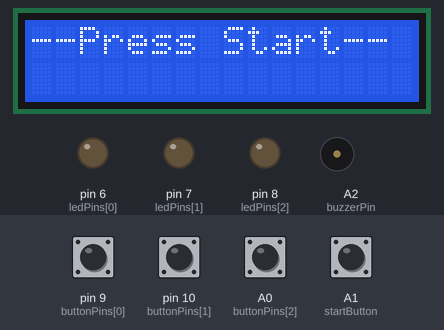
Recording of a sketch running on a simulated Arduino Uno, built with avr-gcc and run on an emulated ATmega328P. Shown: 16×2 character LCD, output pins drawn as LEDs (lit = HIGH), buzzer (waves = sounding). Dashed ring = blinking. Inputs (shaded band) come from the test bench; at power-on: A0 (buttonPins[2]), A1 (startButton), pin 9 (buttonPins[0]), pin 10 (buttonPins[1]) LOW. Random numbers use the default seed unless the sketch sets one.

Above: at 1.2 s.
1.3 s: A1 (startButton) pulled HIGH for 0.15 s
At 3.1 s:
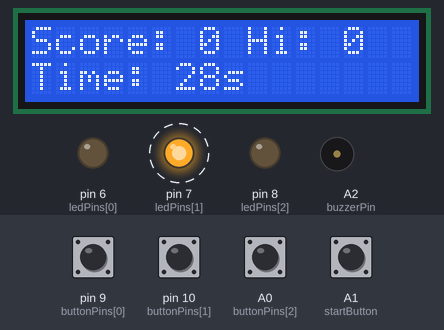
4.0 s: A0 (buttonPins[2]) pulled HIGH for 0.15 s
At 6.9 s:
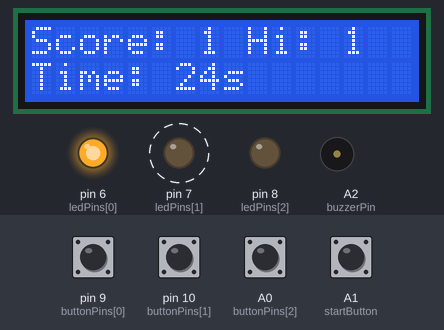
7.1 s: pin 10 (buttonPins[1]) pulled HIGH for 1 s
At 7.37 s:
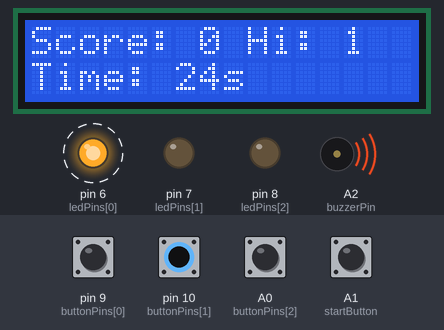
9.6 s: A0 (buttonPins[2]) pulled HIGH for 1 s
At 11.9 s:
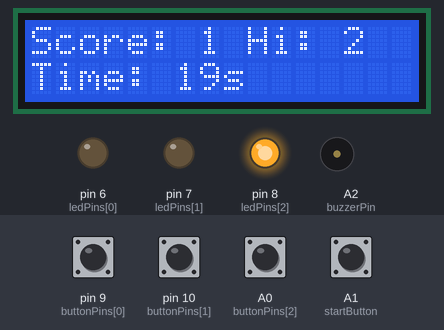
12.1 s: pin 9 (buttonPins[0]) pulled HIGH for 0.15 s
At 12.65 s:
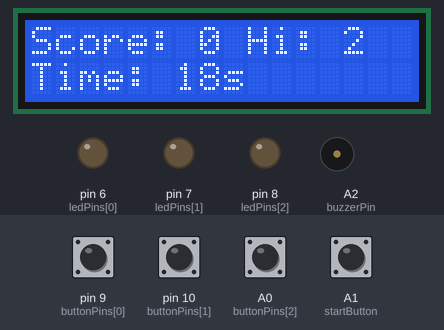
13.7 s: pin 9 (buttonPins[0]) pulled HIGH for 1 s
At 32.0 s:
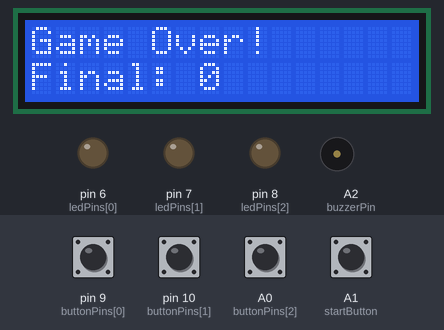
Timing chart, 0 to 33.5 s (numbered marks = the images above; inputs shaded):
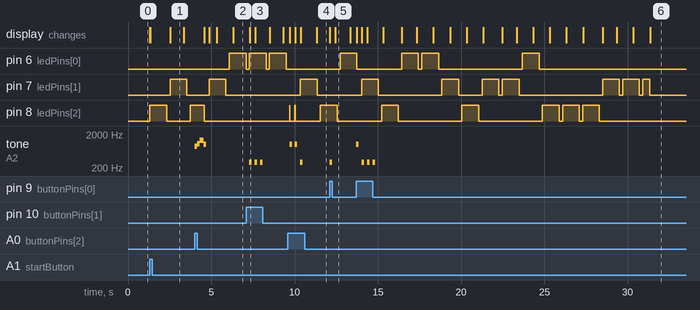

Measured:
- after the input at 1.3 s, pin 7 (ledPins[1]): LOW → HIGH after 1.2 s, → LOW 1.0 s later; pin 8 (ledPins[2]): LOW → HIGH at once, → LOW 1.0 s later, → HIGH 1.4 s later; the display: first changes at once (image 1 shows a later state)
- after the input at 4.0 s, tone on A2 (buzzerPin): plays 880 Hz for 0.15 s, 1046 Hz for 0.15 s, 1318 Hz for 0.25 s, 1000 Hz for 0.15 s, starting at once
- after the input at 7.1 s, tone on A2 (buzzerPin): alternates 300 Hz for 0.15 s and silent for 0.18 s, 6 changes in all, then stays silent, starting after 0.19 s
- after the input at 9.6 s, pin 7 (ledPins[1]): LOW → HIGH after 0.74 s, → LOW 1.0 s later; tone on A2 (buzzerPin): plays 1000 Hz for 0.15 s, 1000 Hz for 0.15 s, 300 Hz for 0.15 s, starting after 0.10 s
- after the input at 12.1 s, tone on A2 (buzzerPin): silent → 300 Hz at once, → silent 0.15 s later
- after the input at 13.7 s, tone on A2 (buzzerPin): silent → 1000 Hz at once, then repeats every 0.33 s: silent 0.18 s, 300 Hz 0.15 s, until it stays silent from 14.8 s
- what the display in image 1 shows lasts 0.8 s, from 2.5 s to 3.3 s

The sketch:

whacamole.ino
```cpp
#include <Wire.h>
#include <LiquidCrystal_I2C.h>

// I2C address
LiquidCrystal_I2C lcd(0x27, 16, 2);

// Pins
const int ledPins[] = {6, 7, 8};
const int buttonPins[] = {9, 10, A0};
const int buzzerPin = A2;
const int startButton = A1;

int activeIndex = -1;
int score = 0;
int highScore = 0;

bool gameActive = false;
unsigned long lightOnTime;
unsigned long reactionTime = 1000;
unsigned long gameStartTime;
unsigned long gameDuration = 30000; // 30 seconds
bool newHighScoreSet = false;

void setup() {
  lcd.init();
  lcd.backlight();
  lcd.setCursor(0, 0);
  lcd.print("--Press Start--");

  for (int i = 0; i < 3; i++) {
    pinMode(ledPins[i], OUTPUT);
    pinMode(buttonPins[i], INPUT);
  }

  pinMode(buzzerPin, OUTPUT);
  pinMode(startButton, INPUT);
  randomSeed(analogRead(A3));
}

void loop() {
  if (!gameActive) {
    if (digitalRead(startButton) == HIGH) {
      startGame();
    }
    return;
  }

  // Timer
  unsigned long elapsed = millis() - gameStartTime;
  unsigned long timeLeft = (gameDuration - elapsed) / 1000;
  lcd.setCursor(0, 1);
  lcd.print("Time: ");
  lcd.print(timeLeft);
  lcd.print("s   ");

  if (elapsed >= gameDuration) {
    endGame();
    return;
  }

  if (millis() - lightOnTime > reactionTime) {
    digitalWrite(ledPins[activeIndex], LOW);
    delay(200);
    pickNextMole();
  }

  for (int i = 0; i < 3; i++) {
    if (digitalRead(buttonPins[i]) == HIGH) {
      if (i == activeIndex && millis() - lightOnTime <= reactionTime) {
        score++;
      if (score > highScore) {
        highScore = score;
        if (!newHighScoreSet) {
          playHighScoreMelody();
          newHighScoreSet = true;
        }
      }
      beep(1);
      updateScoreDisplay();
      digitalWrite(ledPins[activeIndex], LOW);
      delay(300);
      updateDifficulty();
      pickNextMole();
      } else {
        if (score > 0) score--;
        beep(0); // wrong or late
        updateScoreDisplay();
        delay(300);
      }
    }
  }
}

void pickNextMole() {
  activeIndex = random(0, 3);
  digitalWrite(ledPins[activeIndex], HIGH);
  lightOnTime = millis();
}

void updateDifficulty() {
  if (score % 5 == 0 && reactionTime > 200) {
    reactionTime -= 100;
  }
}

void updateScoreDisplay() {
  lcd.setCursor(0, 0);
  lcd.print("Score: ");
  lcd.print(score);
  lcd.print(" Hi:");
  if (highScore < 10) lcd.print(" ");
  lcd.print(highScore);
}

void startGame() {
  gameActive = true;
  newHighScoreSet = false;
  score = 0;
  reactionTime = 1000;
  lcd.clear();
  updateScoreDisplay();
  gameStartTime = millis();
  pickNextMole();
}

void endGame() {
  gameActive = false;
  for (int i = 0; i < 3; i++) digitalWrite(ledPins[i], LOW);
  lcd.clear();
  lcd.print("Game Over!");
  lcd.setCursor(0, 1);
  lcd.print("Final: ");
  lcd.print(score);
  delay(3000);
  lcd.clear();
  lcd.print("--Try Again!--");
}

void beep(bool correct) {
  tone(buzzerPin, correct ? 1000 : 300, 150);
}

void playHighScoreMelody() {
  tone(buzzerPin, 880, 150);
  delay(150);
  tone(buzzerPin, 1046, 150);
  delay(150);
  tone(buzzerPin, 1318, 250);
  delay(250);
}
```
